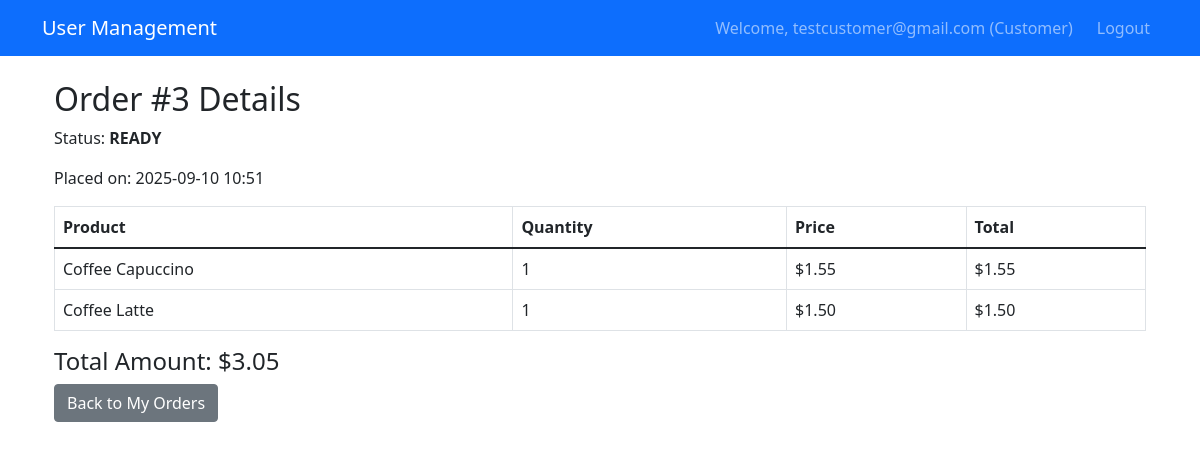
Page /order/my-orders/details/3/ (signed in) on the committed database.
### accounts/models.py (models this page shows, shortened)
class CustomUser(AbstractUser):
    USER_ROLE_TYPE_CHOICES = (
        (1, 'SystAdmin'),
        (2, 'SalesRep'),
        (3, 'Customer'),
    )
    email = models.EmailField(unique=True)
    user_role = models.PositiveSmallIntegerField(choices=USER_ROLE_TYPE_CHOICES, default=1)
    created_at = models.DateTimeField(auto_now_add=True)
    updated_at = models.DateTimeField(auto_now=True)
    USERNAME_FIELD = 'email'
    REQUIRED_FIELDS = ['username']  # Remove 'email' from here since it's now the USERNAME_FIELD
    class Meta:
        db_table = 'users'

### orders/models.py (models this page shows, shortened)
class Order(models.Model):
    ORDER_STATUS_CHOICES = (
        ('PENDING', 'Pending'),
        ('PROCESSING', 'Processing'),
        ('READY', 'Ready'),
        ('CANCELLED', 'Cancelled'),
    )
    customer = models.ForeignKey(CustomUser, on_delete=models.CASCADE, limit_choices_to={'role': 3}, related_name='customer_orders')
    sales_rep = models.ForeignKey(CustomUser, on_delete=models.SET_NULL, null=True, blank=True, limit_choices_to={'role': 2}, related_name='sales_orders')
    status = models.CharField(max_length=15, choices=ORDER_STATUS_CHOICES, default='PENDING')
    total_amount = models.DecimalField(max_digits=10, decimal_places=2, default=0.0)
    created_at = models.DateTimeField(auto_now_add=True)
    updated_at = models.DateTimeField(auto_now=True)
    class Meta:
        db_table = 'orders'

class OrderItem(models.Model):
    order = models.ForeignKey(Order, on_delete=models.CASCADE, related_name='items')
    product = models.ForeignKey(Product, on_delete=models.SET_NULL, null=True)
    quantity = models.PositiveIntegerField(default=1)
    price = models.DecimalField(max_digits=10, decimal_places=2, blank=True)
    @property
    def total_price(self):
        return self.quantity * self.price

### products/models.py (models this page shows, shortened)
class Product(models.Model):
    name = models.CharField(max_length=255, unique=True)
    category = models.ForeignKey(Category, on_delete=models.SET_NULL, null=True, related_name="products")
    sku = models.CharField(max_length=50, unique=True, editable=False)
    description = models.TextField(blank=True)
    price = models.DecimalField(max_digits=10, decimal_places=2)
    created_by = models.ForeignKey(CustomUser, on_delete=models.SET_NULL, null=True, blank=True)
    created_at = models.DateTimeField(auto_now_add=True)
    updated_at = models.DateTimeField(auto_now=True)
    is_active = models.BooleanField(default=True)
    class Meta:
        db_table = 'products'
        indexes = [
            models.Index(fields=["name"]),
            models.Index(fields=["sku"]),
        ]

### orders/views.py (the view)
# urls.py: path("my-orders/details/<int:order_id>/", views.order_detail, name="order_detail"),
@login_required
def order_detail(request, order_id):
    order = Order.objects.get(id=order_id, customer=request.user)
    context = {"order": order}
    return render(request, "orders/order_detail.html", context)

### templates/orders/order_detail.html
{% extends "partials/base.html" %}
{% block content %}
<div class="container mt-4">
    <h2>Order #{{ order.id }} Details</h2>
    <p>Status: <strong>{{ order.status }}</strong></p>
    <p>Placed on: {{ order.created_at|date:"Y-m-d H:i" }}</p>
    <table class="table table-bordered mt-3">
        <thead>
            <tr>
                <th>Product</th>
                <th>Quantity</th>
                <th>Price</th>
                <th>Total</th>
            </tr>
        </thead>
        <tbody>
            {% for item in order.items.all %}
            <tr>
                <td>{{ item.product.name }}</td>
                <td>{{ item.quantity }}</td>
                <td>${{ item.price }}</td>
                <td>${{ item.total_price }}</td>
            </tr>
            {% endfor %}
        </tbody>
    </table>
    <h4>Total Amount: ${{ order.total_amount }}</h4>
    <a href="{% url 'my_orders' %}" class="btn btn-secondary">Back to My Orders</a>
</div>
{% endblock %}

### templates/partials/navbar.html
<nav class="navbar navbar-expand-lg navbar-dark bg-primary">
    <div class="container">
        <a class="navbar-brand" href="{% url 'dashboard' %}">User Management</a>
        <div class="navbar-nav ms-auto">
            {% if user.is_authenticated %}
                <span class="navbar-text me-3">
                    Welcome, {{ user.email }}
                    {% if user.user_role == 1 %}(Admin)
                    {% elif user.user_role == 2 %}(Sales Rep)
                    {% else %}(Customer){% endif %}
                </span>
                <a class="nav-link" href="{% url 'logout' %}">Logout</a>
            {% else %}
                <a class="nav-link" href="{% url 'login' %}">Login</a>
                <a class="nav-link" href="{% url 'customer_register' %}">Register</a>
            {% endif %}
        </div>
    </div>
</nav>

### rows in the picture
CustomUser: email "testcustomer@gmail.com"
Order: id "3", status "READY", created_at "2025-09-10 10:51", total_amount "3.05"
OrderItem: product.name "Coffee Capuccino", quantity "1", price "1.55", total_price "1.55"
OrderItem: product.name "Coffee Latte", quantity "1", price "1.50", total_price "1.50"
